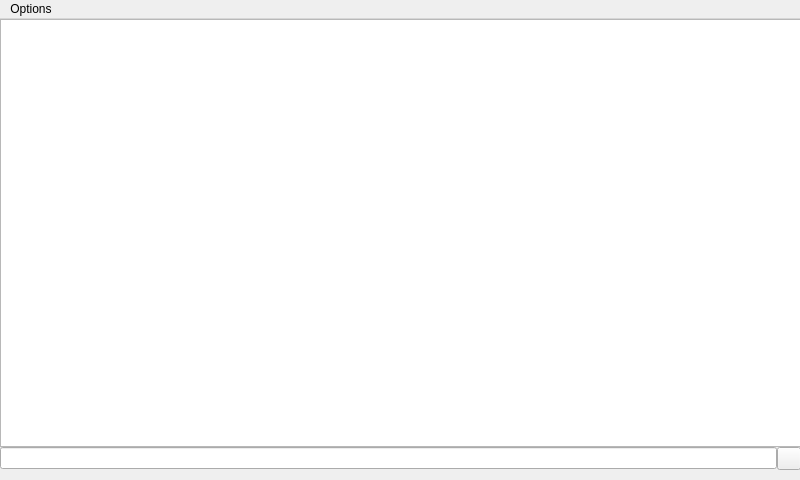
<?xml version="1.0" encoding="UTF-8"?>
<ui version="4.0">
 <class>UpnpView</class>
 <widget class="QMainWindow" name="UpnpView">
  <property name="geometry">
   <rect>
    <x>0</x>
    <y>0</y>
    <width>800</width>
    <height>480</height>
   </rect>
  </property>
  <widget class="QWidget" name="centralwidget">
   <widget class="NowPlayingIndicator" name="indicator" native="true">
    <property name="geometry">
     <rect>
      <x>680</x>
      <y>380</y>
      <width>112</width>
      <height>70</height>
     </rect>
    </property>
   </widget>
   <widget class="QWidget" name="verticalLayoutWidget">
    <property name="geometry">
     <rect>
      <x>0</x>
      <y>0</y>
      <width>801</width>
      <height>451</height>
     </rect>
    </property>
    <layout class="QVBoxLayout" name="verticalLayout">
     <property name="spacing">
      <number>0</number>
     </property>
     <item>
      <widget class="QListWidget" name="songList">
       <property name="horizontalScrollBarPolicy">
        <enum>Qt::ScrollBarAlwaysOff</enum>
       </property>
       <property name="editTriggers">
        <set>QAbstractItemView::NoEditTriggers</set>
       </property>
       <property name="alternatingRowColors">
        <bool>true</bool>
       </property>
       <property name="resizeMode">
        <enum>QListView::Adjust</enum>
       </property>
       <property name="uniformItemSizes">
        <bool>true</bool>
       </property>
       <property name="sortingEnabled">
        <bool>false</bool>
       </property>
      </widget>
     </item>
     <item>
      <widget class="QWidget" name="searchWidget" native="true">
       <property name="visible">
        <bool>false</bool>
       </property>
       <layout class="QHBoxLayout" name="horizontalLayout">
        <property name="spacing">
         <number>0</number>
        </property>
        <property name="margin">
         <number>0</number>
        </property>
        <item>
         <widget class="QLineEdit" name="searchEdit"/>
        </item>
        <item>
         <widget class="QToolButton" name="searchHideButton">
          <property name="text">
           <string/>
          </property>
         </widget>
        </item>
       </layout>
      </widget>
     </item>
    </layout>
   </widget>
  </widget>
  <widget class="QMenuBar" name="menubar">
   <property name="geometry">
    <rect>
     <x>0</x>
     <y>0</y>
     <width>800</width>
     <height>25</height>
    </rect>
   </property>
   <widget class="QMenu" name="menuFile">
    <property name="title">
     <string>Options</string>
    </property>
    <addaction name="actionAdd_to_now_playing"/>
   </widget>
   <addaction name="menuFile"/>
  </widget>
  <action name="actionAdd_to_now_playing">
   <property name="text">
    <string>Add songs to now playing</string>
   </property>
  </action>
 </widget>
 <customwidgets>
  <customwidget>
   <class>NowPlayingIndicator</class>
   <extends>QWidget</extends>
   <header>nowplayingindicator.h</header>
   <container>1</container>
  </customwidget>
 </customwidgets>
 <resources/>
 <connections/>
</ui>
